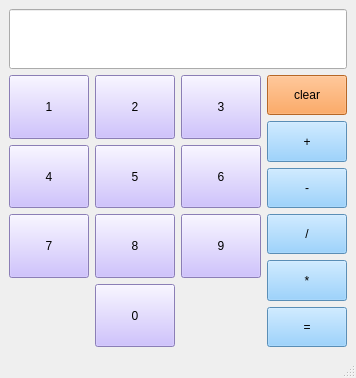
<?xml version="1.0" encoding="UTF-8"?>
<ui version="4.0">
 <class>MainWindow</class>
 <widget class="QMainWindow" name="MainWindow">
  <property name="geometry">
   <rect>
    <x>0</x>
    <y>0</y>
    <width>342</width>
    <height>378</height>
   </rect>
  </property>
  <property name="windowTitle">
   <string>MainWindow</string>
  </property>
  <widget class="QWidget" name="centralwidget">
   <layout class="QGridLayout" name="gridLayout_3">
    <item row="0" column="0">
     <layout class="QGridLayout" name="gridLayout_2">
      <item row="1" column="0">
       <layout class="QGridLayout" name="gridLayout">
        <item row="1" column="1">
         <widget class="QPushButton" name="pushButton_4">
          <property name="sizePolicy">
           <sizepolicy hsizetype="Expanding" vsizetype="Expanding">
            <horstretch>0</horstretch>
            <verstretch>0</verstretch>
           </sizepolicy>
          </property>
          <property name="styleSheet">
           <string notr="true">background-color: rgb(194, 176, 255)</string>
          </property>
          <property name="text">
           <string>5</string>
          </property>
         </widget>
        </item>
        <item row="2" column="1">
         <widget class="QPushButton" name="pushButton_7">
          <property name="sizePolicy">
           <sizepolicy hsizetype="Expanding" vsizetype="Expanding">
            <horstretch>0</horstretch>
            <verstretch>0</verstretch>
           </sizepolicy>
          </property>
          <property name="styleSheet">
           <string notr="true">background-color: rgb(194, 176, 255)</string>
          </property>
          <property name="text">
           <string>8</string>
          </property>
         </widget>
        </item>
        <item row="2" column="2">
         <widget class="QPushButton" name="pushButton_12">
          <property name="sizePolicy">
           <sizepolicy hsizetype="Expanding" vsizetype="Expanding">
            <horstretch>0</horstretch>
            <verstretch>0</verstretch>
           </sizepolicy>
          </property>
          <property name="styleSheet">
           <string notr="true">background-color: rgb(194, 176, 255)</string>
          </property>
          <property name="text">
           <string>9</string>
          </property>
         </widget>
        </item>
        <item row="2" column="0">
         <widget class="QPushButton" name="pushButton_13">
          <property name="sizePolicy">
           <sizepolicy hsizetype="Expanding" vsizetype="Expanding">
            <horstretch>0</horstretch>
            <verstretch>0</verstretch>
           </sizepolicy>
          </property>
          <property name="styleSheet">
           <string notr="true">background-color: rgb(194, 176, 255)</string>
          </property>
          <property name="text">
           <string>7</string>
          </property>
         </widget>
        </item>
        <item row="0" column="0">
         <widget class="QPushButton" name="pushButton">
          <property name="sizePolicy">
           <sizepolicy hsizetype="Expanding" vsizetype="Expanding">
            <horstretch>0</horstretch>
            <verstretch>0</verstretch>
           </sizepolicy>
          </property>
          <property name="styleSheet">
           <string notr="true">background-color: rgb(194, 176, 255)</string>
          </property>
          <property name="text">
           <string>1</string>
          </property>
         </widget>
        </item>
        <item row="0" column="2">
         <widget class="QPushButton" name="pushButton_6">
          <property name="sizePolicy">
           <sizepolicy hsizetype="Expanding" vsizetype="Expanding">
            <horstretch>0</horstretch>
            <verstretch>0</verstretch>
           </sizepolicy>
          </property>
          <property name="styleSheet">
           <string notr="true">background-color: rgb(194, 176, 255)</string>
          </property>
          <property name="text">
           <string>3</string>
          </property>
         </widget>
        </item>
        <item row="0" column="1">
         <widget class="QPushButton" name="pushButton_2">
          <property name="sizePolicy">
           <sizepolicy hsizetype="Expanding" vsizetype="Expanding">
            <horstretch>0</horstretch>
            <verstretch>0</verstretch>
           </sizepolicy>
          </property>
          <property name="styleSheet">
           <string notr="true">background-color: rgb(194, 176, 255)</string>
          </property>
          <property name="text">
           <string>2</string>
          </property>
         </widget>
        </item>
        <item row="1" column="2">
         <widget class="QPushButton" name="pushButton_5">
          <property name="sizePolicy">
           <sizepolicy hsizetype="Expanding" vsizetype="Expanding">
            <horstretch>0</horstretch>
            <verstretch>0</verstretch>
           </sizepolicy>
          </property>
          <property name="styleSheet">
           <string notr="true">background-color: rgb(194, 176, 255)</string>
          </property>
          <property name="text">
           <string>6</string>
          </property>
         </widget>
        </item>
        <item row="1" column="0">
         <widget class="QPushButton" name="pushButton_3">
          <property name="sizePolicy">
           <sizepolicy hsizetype="Expanding" vsizetype="Expanding">
            <horstretch>0</horstretch>
            <verstretch>0</verstretch>
           </sizepolicy>
          </property>
          <property name="styleSheet">
           <string notr="true">background-color: rgb(194, 176, 255)</string>
          </property>
          <property name="text">
           <string>4</string>
          </property>
         </widget>
        </item>
        <item row="3" column="1">
         <widget class="QPushButton" name="pushButton_14">
          <property name="sizePolicy">
           <sizepolicy hsizetype="Expanding" vsizetype="Expanding">
            <horstretch>0</horstretch>
            <verstretch>0</verstretch>
           </sizepolicy>
          </property>
          <property name="styleSheet">
           <string notr="true">background-color: rgb(194, 176, 255)</string>
          </property>
          <property name="text">
           <string>0</string>
          </property>
         </widget>
        </item>
       </layout>
      </item>
      <item row="1" column="1">
       <layout class="QVBoxLayout" name="verticalLayout_2">
        <item>
         <widget class="QPushButton" name="pushButton_16">
          <property name="sizePolicy">
           <sizepolicy hsizetype="Expanding" vsizetype="Expanding">
            <horstretch>0</horstretch>
            <verstretch>0</verstretch>
           </sizepolicy>
          </property>
          <property name="styleSheet">
           <string notr="true">background-color: rgb(255, 144, 53)</string>
          </property>
          <property name="text">
           <string>clear</string>
          </property>
         </widget>
        </item>
        <item>
         <widget class="QPushButton" name="pushButton_11">
          <property name="sizePolicy">
           <sizepolicy hsizetype="Expanding" vsizetype="Expanding">
            <horstretch>0</horstretch>
            <verstretch>0</verstretch>
           </sizepolicy>
          </property>
          <property name="styleSheet">
           <string notr="true">background-color: rgb(126, 199, 255)</string>
          </property>
          <property name="text">
           <string>+</string>
          </property>
         </widget>
        </item>
        <item>
         <widget class="QPushButton" name="pushButton_8">
          <property name="sizePolicy">
           <sizepolicy hsizetype="Expanding" vsizetype="Expanding">
            <horstretch>0</horstretch>
            <verstretch>0</verstretch>
           </sizepolicy>
          </property>
          <property name="styleSheet">
           <string notr="true">background-color: rgb(126, 199, 255)</string>
          </property>
          <property name="text">
           <string>-</string>
          </property>
         </widget>
        </item>
        <item>
         <widget class="QPushButton" name="pushButton_10">
          <property name="sizePolicy">
           <sizepolicy hsizetype="Expanding" vsizetype="Expanding">
            <horstretch>0</horstretch>
            <verstretch>0</verstretch>
           </sizepolicy>
          </property>
          <property name="styleSheet">
           <string notr="true">background-color: rgb(126, 199, 255)</string>
          </property>
          <property name="text">
           <string>/</string>
          </property>
         </widget>
        </item>
        <item>
         <widget class="QPushButton" name="pushButton_9">
          <property name="sizePolicy">
           <sizepolicy hsizetype="Expanding" vsizetype="Expanding">
            <horstretch>0</horstretch>
            <verstretch>0</verstretch>
           </sizepolicy>
          </property>
          <property name="styleSheet">
           <string notr="true">background-color: rgb(126, 199, 255)</string>
          </property>
          <property name="text">
           <string>*</string>
          </property>
         </widget>
        </item>
        <item>
         <widget class="QPushButton" name="pushButton_15">
          <property name="sizePolicy">
           <sizepolicy hsizetype="Expanding" vsizetype="Expanding">
            <horstretch>0</horstretch>
            <verstretch>0</verstretch>
           </sizepolicy>
          </property>
          <property name="styleSheet">
           <string notr="true">background-color: rgb(126, 199, 255)</string>
          </property>
          <property name="text">
           <string>=</string>
          </property>
         </widget>
        </item>
       </layout>
      </item>
      <item row="0" column="0" colspan="2">
       <widget class="QLineEdit" name="lineEdit">
        <property name="sizePolicy">
         <sizepolicy hsizetype="Expanding" vsizetype="Fixed">
          <horstretch>0</horstretch>
          <verstretch>10</verstretch>
         </sizepolicy>
        </property>
        <property name="minimumSize">
         <size>
          <width>0</width>
          <height>60</height>
         </size>
        </property>
       </widget>
      </item>
     </layout>
    </item>
   </layout>
  </widget>
  <widget class="QMenuBar" name="menubar">
   <property name="geometry">
    <rect>
     <x>0</x>
     <y>0</y>
     <width>342</width>
     <height>21</height>
    </rect>
   </property>
  </widget>
  <widget class="QStatusBar" name="statusbar"/>
 </widget>
 <resources/>
 <connections>
  <connection>
   <sender>pushButton</sender>
   <signal>clicked()</signal>
   <receiver>MainWindow</receiver>
   <slot>add1()</slot>
   <hints>
    <hint type="sourcelabel">
     <x>31</x>
     <y>127</y>
    </hint>
    <hint type="destinationlabel">
     <x>6</x>
     <y>121</y>
    </hint>
   </hints>
  </connection>
  <connection>
   <sender>pushButton_2</sender>
   <signal>clicked()</signal>
   <receiver>MainWindow</receiver>
   <slot>add2()</slot>
   <hints>
    <hint type="sourcelabel">
     <x>166</x>
     <y>127</y>
    </hint>
    <hint type="destinationlabel">
     <x>89</x>
     <y>150</y>
    </hint>
   </hints>
  </connection>
  <connection>
   <sender>pushButton_6</sender>
   <signal>clicked()</signal>
   <receiver>MainWindow</receiver>
   <slot>add3()</slot>
   <hints>
    <hint type="sourcelabel">
     <x>247</x>
     <y>127</y>
    </hint>
    <hint type="destinationlabel">
     <x>169</x>
     <y>131</y>
    </hint>
   </hints>
  </connection>
  <connection>
   <sender>pushButton_5</sender>
   <signal>clicked()</signal>
   <receiver>MainWindow</receiver>
   <slot>add6()</slot>
   <hints>
    <hint type="sourcelabel">
     <x>247</x>
     <y>179</y>
    </hint>
    <hint type="destinationlabel">
     <x>168</x>
     <y>216</y>
    </hint>
   </hints>
  </connection>
  <connection>
   <sender>pushButton_4</sender>
   <signal>clicked()</signal>
   <receiver>MainWindow</receiver>
   <slot>add5()</slot>
   <hints>
    <hint type="sourcelabel">
     <x>166</x>
     <y>179</y>
    </hint>
    <hint type="destinationlabel">
     <x>89</x>
     <y>221</y>
    </hint>
   </hints>
  </connection>
  <connection>
   <sender>pushButton_3</sender>
   <signal>clicked()</signal>
   <receiver>MainWindow</receiver>
   <slot>add4()</slot>
   <hints>
    <hint type="sourcelabel">
     <x>43</x>
     <y>179</y>
    </hint>
    <hint type="destinationlabel">
     <x>5</x>
     <y>211</y>
    </hint>
   </hints>
  </connection>
  <connection>
   <sender>pushButton_13</sender>
   <signal>clicked()</signal>
   <receiver>MainWindow</receiver>
   <slot>add7()</slot>
   <hints>
    <hint type="sourcelabel">
     <x>49</x>
     <y>222</y>
    </hint>
    <hint type="destinationlabel">
     <x>4</x>
     <y>267</y>
    </hint>
   </hints>
  </connection>
  <connection>
   <sender>pushButton_7</sender>
   <signal>clicked()</signal>
   <receiver>MainWindow</receiver>
   <slot>add8()</slot>
   <hints>
    <hint type="sourcelabel">
     <x>166</x>
     <y>222</y>
    </hint>
    <hint type="destinationlabel">
     <x>89</x>
     <y>267</y>
    </hint>
   </hints>
  </connection>
  <connection>
   <sender>pushButton_12</sender>
   <signal>clicked()</signal>
   <receiver>MainWindow</receiver>
   <slot>add9()</slot>
   <hints>
    <hint type="sourcelabel">
     <x>247</x>
     <y>222</y>
    </hint>
    <hint type="destinationlabel">
     <x>169</x>
     <y>267</y>
    </hint>
   </hints>
  </connection>
  <connection>
   <sender>pushButton_14</sender>
   <signal>clicked()</signal>
   <receiver>MainWindow</receiver>
   <slot>add0()</slot>
   <hints>
    <hint type="sourcelabel">
     <x>166</x>
     <y>266</y>
    </hint>
    <hint type="destinationlabel">
     <x>66</x>
     <y>267</y>
    </hint>
   </hints>
  </connection>
  <connection>
   <sender>pushButton_11</sender>
   <signal>clicked()</signal>
   <receiver>MainWindow</receiver>
   <slot>plus()</slot>
   <hints>
    <hint type="sourcelabel">
     <x>330</x>
     <y>149</y>
    </hint>
    <hint type="destinationlabel">
     <x>252</x>
     <y>135</y>
    </hint>
   </hints>
  </connection>
  <connection>
   <sender>pushButton_8</sender>
   <signal>clicked()</signal>
   <receiver>MainWindow</receiver>
   <slot>minus()</slot>
   <hints>
    <hint type="sourcelabel">
     <x>330</x>
     <y>163</y>
    </hint>
    <hint type="destinationlabel">
     <x>252</x>
     <y>207</y>
    </hint>
   </hints>
  </connection>
  <connection>
   <sender>pushButton_10</sender>
   <signal>clicked()</signal>
   <receiver>MainWindow</receiver>
   <slot>division()</slot>
   <hints>
    <hint type="sourcelabel">
     <x>330</x>
     <y>207</y>
    </hint>
    <hint type="destinationlabel">
     <x>253</x>
     <y>267</y>
    </hint>
   </hints>
  </connection>
  <connection>
   <sender>pushButton_9</sender>
   <signal>clicked()</signal>
   <receiver>MainWindow</receiver>
   <slot>multiplication()</slot>
   <hints>
    <hint type="sourcelabel">
     <x>330</x>
     <y>237</y>
    </hint>
    <hint type="destinationlabel">
     <x>252</x>
     <y>267</y>
    </hint>
   </hints>
  </connection>
  <connection>
   <sender>pushButton_15</sender>
   <signal>clicked()</signal>
   <receiver>MainWindow</receiver>
   <slot>result()</slot>
   <hints>
    <hint type="sourcelabel">
     <x>330</x>
     <y>266</y>
    </hint>
    <hint type="destinationlabel">
     <x>238</x>
     <y>267</y>
    </hint>
   </hints>
  </connection>
  <connection>
   <sender>pushButton_16</sender>
   <signal>clicked()</signal>
   <receiver>MainWindow</receiver>
   <slot>clear()</slot>
   <hints>
    <hint type="sourcelabel">
     <x>288</x>
     <y>111</y>
    </hint>
    <hint type="destinationlabel">
     <x>252</x>
     <y>111</y>
    </hint>
   </hints>
  </connection>
 </connections>
 <slots>
  <slot>add1()</slot>
  <slot>add2()</slot>
  <slot>add3()</slot>
  <slot>add4()</slot>
  <slot>add5()</slot>
  <slot>add6()</slot>
  <slot>add7()</slot>
  <slot>add8()</slot>
  <slot>add9()</slot>
  <slot>add0()</slot>
  <slot>plus()</slot>
  <slot>minus()</slot>
  <slot>division()</slot>
  <slot>multiplication()</slot>
  <slot>result()</slot>
  <slot>clear()</slot>
 </slots>
</ui>
